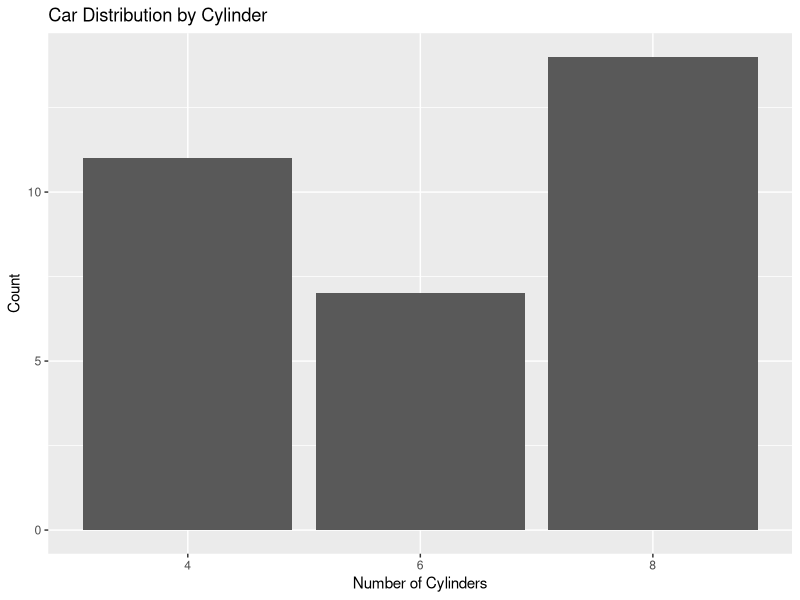

Write the R code that produced this figure.
## ---- chunk 1
# Load necessary libraries
library(ggplot2)

# Create a simple bar chart
ggplot(mtcars, aes(x = as.factor(cyl))) +
  geom_bar() +
  labs(title = "Car Distribution by Cylinder",
       x = "Number of Cylinders",
       y = "Count")

